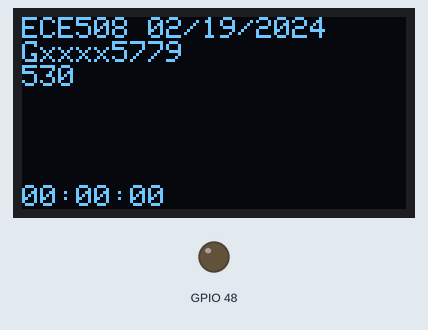
The sketch below on a simulated ESP32-C3. Parts: 128×64 one-colour display, output pins drawn as LEDs (lit = HIGH).

Above: at 0.6 s.
At 4.6 s:
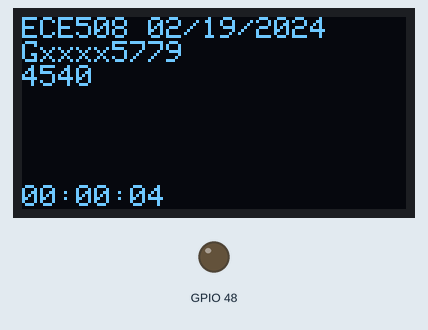
At 9.6 s:
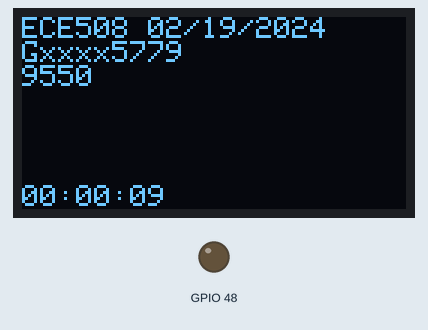
At 19.6 s:
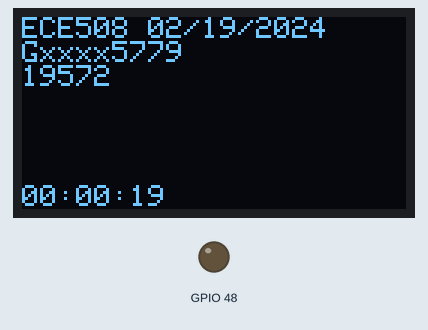
At 28.7 s:
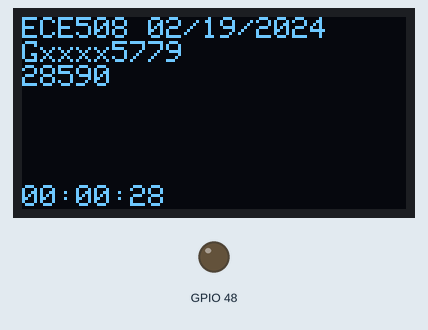
At 38.7 s:
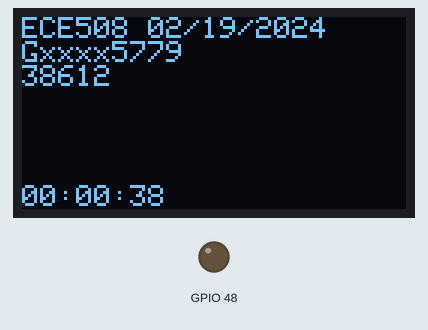

Measured:
- what the display in image 0 shows lasts 1.0 s, from 0.6 s to 1.6 s

The sketch:

main_esp32.ino
```cpp
/**************************************************************************
Name: Stewart Schuler
Class: GMU ECE508 Internet of Things, Spring 2024
Hardware: Arduino ESP32-C3 Dev Kit and ECE508 Breakout Board
Assignment: HW Week 4 -  Gartner Paper Review, Arduino and ESP32 Programming
Description: Blink the onboard LED at 1Hz and update the oLED using
the assignment specified format at a 1Hz refresh rate.
Issues: None
**************************************************************************/
#include <Wire.h>
#include <Adafruit_GFX.h>
#include <Adafruit_SSD1306.h>

#define SCREEN_WIDTH 128 // OLED display width, in pixels
#define SCREEN_HEIGHT 64 // OLED display height, in pixels

// Declaration for an SSD1306 display connected to I2C (SDA, SCL pins)
#define OLED_RESET -1 // Reset pin # (or -1 if sharing Arduino reset pin)
Adafruit_SSD1306 myOled(SCREEN_WIDTH, SCREEN_HEIGHT, &Wire, OLED_RESET);

long currMillis, prevMillis;
unsigned int ledcnt = 0;
String oledline[9];
int cnt = 0;

uint8_t RGB_LED = RGB_BUILTIN;

void setup() {
  pinMode(RGB_LED, OUTPUT);
  Serial.begin(115200); delay(500);

  Wire.begin(4, 5); //SDA, SCK
  if(!myOled.begin(SSD1306_SWITCHCAPVCC, 0x3C)) {
    Serial.println("SSD1306 allocation failed...");
    for(;;); // Don't proceed, loop forever
  }

  oledline[1] = "ECE508 02/19/2024";
  oledline[2] = "Gxxxx5779";
  int jj; for (jj=3; jj<=8; jj++){ oledline[jj]=""; }
}

const long MILLIS_TO_HOURS = (1000*60*60);
const long MILLIS_TO_MINUTES = (1000*60);
const long MILLIS_TO_SECONDS = (1000);

void loop() {

  currMillis = millis();
  if (currMillis - prevMillis > 500) {
    prevMillis = currMillis;
    //digitalWrite(RGB_LED, (ledcnt++)%2);
    if((ledcnt++)%2){
      neopixelWrite(RGB_LED, 128,0,0);
    } else {

      long millis_since_boot = currMillis;
      // Time Conversion code
      long hours, minutes, seconds, millis_remaining = 0;

      hours = millis_since_boot/MILLIS_TO_HOURS;
      millis_remaining = millis_since_boot - (hours*MILLIS_TO_HOURS);

      minutes = millis_remaining/MILLIS_TO_MINUTES;
      millis_remaining = millis_remaining - (minutes*MILLIS_TO_MINUTES);

      seconds = millis_remaining/MILLIS_TO_SECONDS;
      millis_remaining = millis_remaining - (seconds*MILLIS_TO_SECONDS);
      char timestamp_string[9] = "00:00:00";
      sprintf(timestamp_string, "%2d:%2d:%2d\0", hours, minutes, seconds );
      // Zero pad printed digits less than 10.
      timestamp_string[0] = ( hours   < 10 ? '0' : timestamp_string[0] );
      timestamp_string[3] = ( minutes < 10 ? '0' : timestamp_string[3] );
      timestamp_string[6] = ( seconds < 10 ? '0' : timestamp_string[6] );

      oledline[3] = String(currMillis);
      oledline[4] = "";
      oledline[5] = "";
      oledline[6] = "";
      oledline[7] = "";
      oledline[8] = String(timestamp_string);
      displayTextOLED(oledline);
      digitalWrite(RGB_LED, 0);
    }


  }
}

void displayTextOLED(String oledline[]) {
  int jj;
  myOled.clearDisplay();
  myOled.setTextSize(1);
  myOled.setTextColor(SSD1306_WHITE);
  myOled.setCursor(0, 0);

  for (jj=1; jj<=8; jj++) {
    myOled.println(oledline[jj]);
  }

  myOled.display();
}
```
